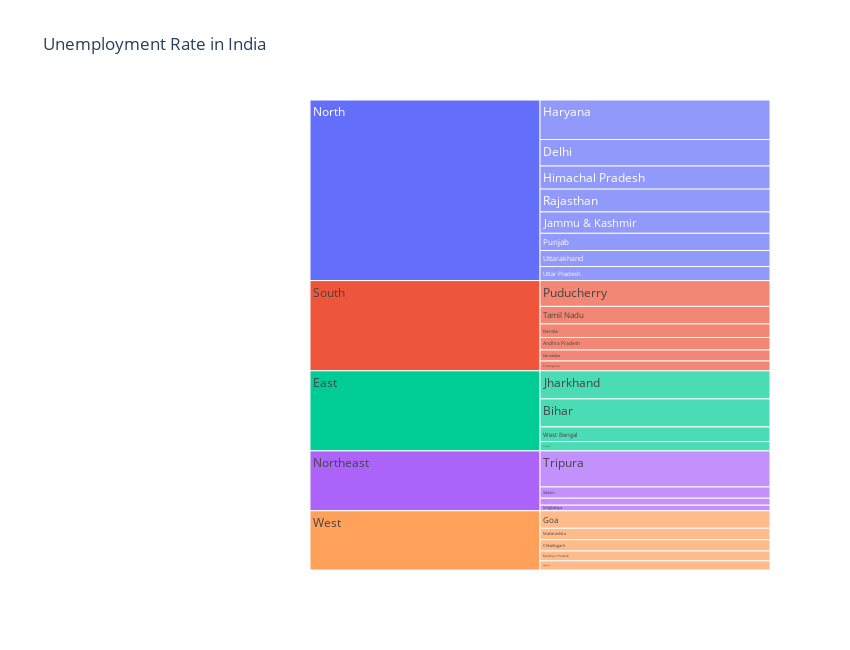

This figure's notebook cell:
### Markdown cell above
#13 -> Using plotly and matplot library we can analyzing the unemployment rate .(icicle visualization)

### Code cell
unemploment = data[["States", "Region", "Estimated Unemployment Rate"]]
figure = px.icicle(unemploment, path=["Region", "States"], 
                     values="Estimated Unemployment Rate", 
                     width=850, height=650, color_continuous_scale="RdY1Gn", 
                     title="Unemployment Rate in India" )
figure.show()

### Figure 1 — Plotly figure (JSON) as saved in the notebook; plotly's stock layout.template omitted (floating-point values rounded to 4 significant figures)
{"data": [{"branchvalues": "total", "domain": {"x": [0, 1], "y": [0, 1]}, "hovertemplate": "labels=%{label}<br>Estimated Unemployment Rate=%{value}<br>parent=%{parent}<br>id=%{id}<extra></extra>", "ids": ["South/Andhra Pradesh", "Northeast/Assam", "East/Bihar", "West/Chhattisgarh", "North/Delhi", "West/Goa", "West/Gujarat", "North/Haryana", "North/Himachal Pradesh", "North/Jammu & Kashmir", "East/Jharkhand", "South/Karnataka", "South/Kerala", "West/Madhya Pradesh", "West/Maharashtra", "Northeast/Meghalaya", "East/Odisha", "South/Puducherry", "North/Punjab", "North/Rajasthan", "Northeast/Sikkim", "South/Tamil Nadu", "South/Telangana", "Northeast/Tripura", "North/Uttar Pradesh", "North/Uttarakhand", "East/West Bengal", "East", "North", "Northeast", "South", "West"], "labels": ["Andhra Pradesh", "Assam", "Bihar", "Chhattisgarh", "Delhi", "Goa", "Gujarat", "Haryana", "Himachal Pradesh", "Jammu & Kashmir", "Jharkhand", "Karnataka", "Kerala", "Madhya Pradesh", "Maharashtra", "Meghalaya", "Odisha", "Puducherry", "Punjab", "Rajasthan", "Sikkim", "Tamil Nadu", "Telangana", "Tripura", "Uttar Pradesh", "Uttarakhand", "West Bengal", "East", "North", "Northeast", "South", "West"], "name": "", "parents": ["South", "Northeast", "East", "West", "North", "West", "West", "North", "North", "North", "East", "South", "South", "West", "West", "Northeast", "East", "South", "North", "North", "Northeast", "South", "South", "Northeast", "North", "North", "East", "", "", "", "", ""], "type": "icicle", "values": [86.64, 48.56, 194.7, 78.19, 184.1, 121.7, 63.76, 274.8, 160.7, 148.3, 195.4, 76.68, 94.34, 68.54, 79.79, 38.66, 64.62, 179.4, 119.8, 158.7, 78.34, 121.9, 68.33, 250.6, 97.37, 111.6, 101.9, 556.6, 1255.0, 416.1, 627.3, 411.9]}], "layout": {"height": 650, "legend": {"tracegroupgap": 0}, "title": {"text": "Unemployment Rate in India"}, "width": 850}}
